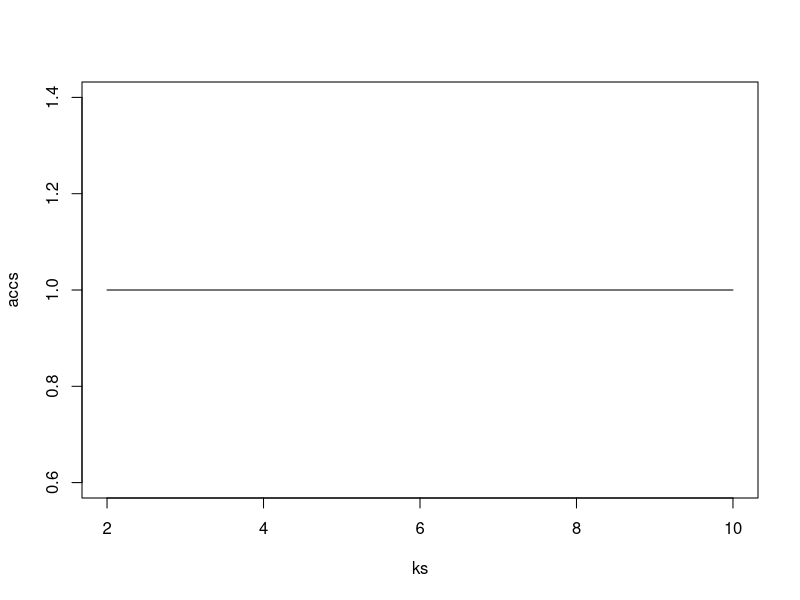

Recreate this plot in R.
## Generate data and try to guess mu, sigma2

library(pracma)

objective_function <- function(accs, ks, mu, tau, mc.reps = 1e4) {
  xs <- ((1:mc.reps) - 0.5)/mc.reps
  ts <- qnorm(xs, mean = mu, sd = sqrt(tau))
  Ts <- repmat(t(ts), length(ks), 1)
  pts <- repmat(t(pnorm(ts)), length(ks), 1)
  Ks <- repmat(t(t(ks-1)), 1, length(ts))
  fs <- rowMeans(pts^Ks)
  sum((accs - fs)^2)
}

objective_grad <- function(accs, ks, mu, tau, mc.reps = 1e4) {
  xs <- ((1:mc.reps) - 0.5)/mc.reps
  ts <- qnorm(xs, mean = mu, sd = sqrt(tau))
  Ts <- repmat(t(ts), length(ks), 1)
  pts <- repmat(t(pnorm(ts)), length(ks), 1)
  Ks <- repmat(t(t(ks-1)), 1, length(ts))
  fs <- rowMeans(pts^Ks)
  dmu <- rowMeans(pts^Ks * (Ts - mu)/tau)
  dtau <- rowMeans(pts^Ks * ((mu-Ts)^2 - tau)/(2 * tau^2))
  c(sum(2 * (fs - accs) * dmu),
    sum(2 * (fs - accs) * dtau))
}

objective_hess <- function(accs, ks, mu, tau, mc.reps = 1e4) {
  xs <- ((1:mc.reps) - 0.5)/mc.reps
  ts <- qnorm(xs, mean = mu, sd = sqrt(tau))
  Ts <- repmat(t(ts), length(ks), 1)
  pts <- repmat(t(pnorm(ts)), length(ks), 1)
  Ks <- repmat(t(t(ks-1)), 1, length(ts))
  fs <- rowMeans(pts^Ks)
  dmu <- rowMeans(pts^Ks * (Ts - mu)/tau)
  dtau <- rowMeans(pts^Ks * ((mu-Ts)^2 - tau)/(2 * tau^2))
  d2mu <- rowMeans(pts^Ks * (-1/tau + ((Ts - mu)/tau)^2))
  d2mu_tau <- rowMeans(pts^Ks *((mu - Ts)/(tau^2) + (Ts - mu)/tau * ((mu-Ts)^2 - tau)/(2 * tau^2)))
  d2tau <- rowMeans(pts^Ks * ((tau - 2 * (mu - Ts)^2)/(2 * tau^3) + (((mu-Ts)^2 - tau)/(2 * tau^2))^2))
  h11 <- 2 * sum(dmu^2 + (fs - accs) * d2mu)
  h12 <- 2 * sum(dmu*dtau + (fs - accs) * d2mu_tau)
  h22 <- 2 * sum(dtau^2 + (fs - accs) * d2tau)
  matrix(c(h11, h12, h12, h22), 2, 2)
}

attr(objective_function, "gradient") <- objective_grad
attr(objective_function, "hessian") <- objective_hess

## data settings
(mu <- 5 * rexp(1))
(sigma2 <- exp(rnorm(1)/2))
tau <- sigma2
n.reps <- 2
ks <- 2:10
K <- max(ks)

z_stars <- rnorm(n.reps, mu, sqrt(sigma2))
zmat <- pracma::randn(n.reps, K)
zmaxs <- t(apply(zmat, 1, cummax))[, ks - 1]
dim(zmaxs)
accs <- colMeans(zmaxs < z_stars)
plot(ks, accs, type = "l")

objective_function(accs, ks, mu, sigma2)
objective_function(accs, ks, mu - 0.1, sigma2 + 0.1)

numDeriv::grad(function(x) objective_function(accs, ks, x[1], x[2]),
               c(mu, sigma2))

objective_grad(accs, ks, mu, sigma2)

numDeriv::hessian(function(x) objective_function(accs, ks, x[1], x[2]),
               c(mu, sigma2))
objective_hess(accs, ks, mu, sigma2)

nlm(function(x) objective_function(accs, ks, x[1], x[2]),
    c(mu, sigma2))